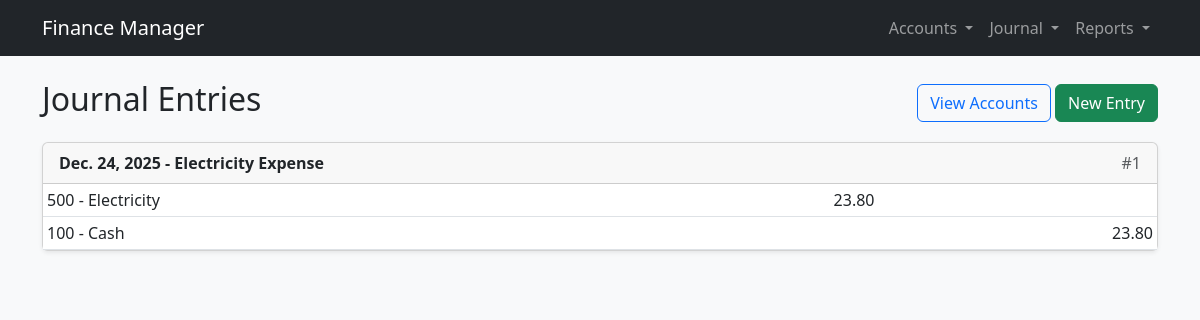
Page /accounts/journal/ on the committed database.
### accounts/models.py (models this page shows, shortened)
class JournalEntry(models.Model):
    date = models.DateField()
    description = models.CharField(max_length=200)
    created_at = models.DateTimeField(auto_now_add=True)

class JournalItem(models.Model):
    journal_entry = models.ForeignKey(JournalEntry, related_name='items', on_delete=models.CASCADE)
    account = models.ForeignKey(Account, on_delete=models.CASCADE)
    debit = models.DecimalField(max_digits=15, decimal_places=2, default=0.00)
    credit = models.DecimalField(max_digits=15, decimal_places=2, default=0.00)

class Account(models.Model):
    ACCOUNT_TYPES = [
        ('ASSET', 'Asset'),
        ('LIABILITY', 'Liability'),
        ('EQUITY', 'Equity'),
        ('REVENUE', 'Revenue'),
        ('EXPENSE', 'Expense'),
    ]
    code = models.CharField(max_length=20, unique=True, help_text="e.g., 1001")
    name = models.CharField(max_length=100, help_text="e.g., Cash on Hand")
    type = models.CharField(max_length=10, choices=ACCOUNT_TYPES)
    balance = models.DecimalField(max_digits=15, decimal_places=2, default=0.00)
    created_at = models.DateTimeField(auto_now_add=True)

### accounts/views.py (the view)
# urls.py: path('journal/', views.JournalEntryListView.as_view(), name='journal_list'),
class JournalEntryListView(ListView):
    model = JournalEntry
    template_name = 'accounts/journal_list.html'
    context_object_name = 'entries'
    ordering = ['-date']

### accounts/templates/accounts/journal_list.html
{% extends 'accounts/base.html' %}
{% block content %}
<div class="d-flex justify-content-between align-items-center mb-3">
    <h2>Journal Entries</h2>
    <div>
        <a href="{% url 'account_list' %}" class="btn btn-outline-primary">View Accounts</a>
        <a href="{% url 'journal_create' %}" class="btn btn-success">New Entry</a>
    </div>
</div>
{% for entry in entries %}
<div class="card mb-3 shadow-sm">
    <div class="card-header d-flex justify-content-between">
        <strong>{{ entry.date }} - {{ entry.description }}</strong>
        <span class="text-muted">#{{ entry.id }}</span>
    </div>
    <div class="card-body p-0">
        <table class="table table-sm mb-0">
            <tbody>
                {% for item in entry.items.all %}
                <tr>
                    <td style="width: 50%;">{{ item.account.code }} - {{ item.account.name }}</td>
                    <td style="width: 25%;" class="text-end">
                        {% if item.debit > 0 %}{{ item.debit }}{% endif %}
                    </td>
                    <td style="width: 25%;" class="text-end">
                        {% if item.credit > 0 %}{{ item.credit }}{% endif %}
                    </td>
                </tr>
                {% endfor %}
            </tbody>
        </table>
    </div>
</div>
{% empty %}
<p>No journal entries found.</p>
{% endfor %}
{% endblock %}

### rows in the picture
JournalEntry: date "Dec. 24, 2025", description "Electricity Expense", id "1"
JournalItem: account.code "500", account.name "Electricity", debit "23.80"
JournalItem: account.code "100", account.name "Cash", credit "23.80"
